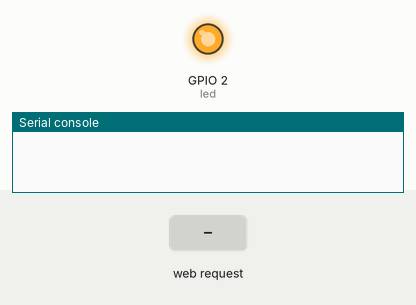
A program run on a simulated ESP8266 board running MicroPython. Shown: output pins drawn as LEDs (lit = HIGH, except the on-board LED, lit = LOW), the last lines printed to the serial console. The test bench sets the inputs (shaded band). WiFi joins after 1.5 s; values from a settings file that is not in the repository are placeholders.

Above: at 0.0 s.
At 3.7 s:
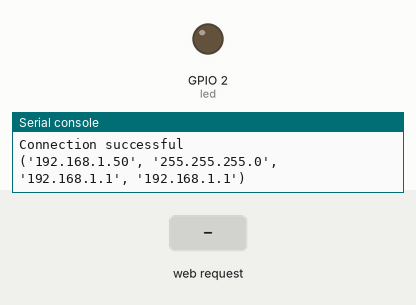
3.8 s: HTTP request GET / received
5.5 s: HTTP request GET /app.css received
7.0 s: HTTP request GET /app.js received
Timing chart, 0 to 10.0 s (numbered marks = the images above; inputs shaded):
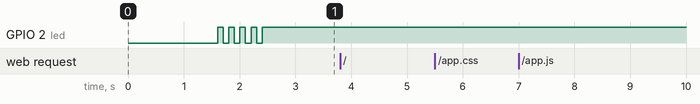

The program:

led-switcher.py
```python
try:
    import usocket as socket
except:
    import socket

from machine import Pin
import network
import re
from utime import sleep
import credentials

def parse_request(s):
    # a really tiny (and bad) request parser
    print(s)
    m = re.match(r'^(GET|POST) (\S+) HTTP', s.decode())
    [method, path, params] = [None, None, {}]
    if m is not None:
        try:
            method = m.group(1)
            body = m.group(2)
            spl = body.split('?')
            if len(spl) == 1:
                path = spl[0]
                params = {}
            else:
                [path, params] = spl
                params = params.split('&')
                params =  dict(map(lambda v: (v[0],v[1]), (map(lambda s: s.split('='), params))))
        except:
            print("Can't parse {}".format(s))
            pass
        return [method, path, params]

def do_work():
    sleep(.5)

station = network.WLAN(network.STA_IF)

station.active(True)
station.connect(credentials.ssid, credentials.password)

while station.isconnected() == False:
    pass

print('Connection successful')
print(station.ifconfig())

led = Pin(2, Pin.OUT)
for i in range(5):
    led.value(0)
    sleep(0.1)
    led.value(1)
    sleep(0.1)

app_css = open("app.css", 'r').read()
app_js = open("app.js", 'r').read()
index_html = open("index.html", 'r').read()

s = socket.socket(socket.AF_INET, socket.SOCK_STREAM)
s.setblocking(0)    # all non-blocking so we can do other work
s.bind(('', 80))
s.listen(5)

while True:
    try:
        conn, addr = s.accept()
    except OSError as e:
        do_work()
        continue
    print('Connection from %s' % str(addr))
    request = None
    while request is None:
        try:
            request = conn.recv(1024)
        except OSError as e:
            do_work()
            request = None
    [method, path, params] = parse_request(request)
    print([method, path, params])
    if method == "GET" and path == "/":
        response = index_html
        conn.send('HTTP/1.1 200 OK\n')
        conn.send('Content-Type: text/html\n')
    elif method == "GET" and path == "/app.css":
        response = app_css
        conn.send('HTTP/1.1 200 OK\n')
        conn.send('Content-Type: text/css\n')
    elif method == "GET" and path == "/app.js":
        response = app_js
        conn.send('HTTP/1.1 200 OK\n')
        conn.send('Content-Type: application/javascript\n')
    elif method == "GET" and path == "/set":
        status = params.get("led")
        if status is not None:
            if status == 'on':
                led.value(0)
            elif status == 'off':
                led.value(1)
            else:
                print("I don't understand led={}".format(status))
        response = status
        conn.send('HTTP/1.1 200 OK\n')
        conn.send('Content-Type: "text/plain')
    else:
        response = ""
        conn.send('HTTP/1.1 404 Not Found\n')
        conn.send('Content-Type: text/html\n')
    conn.send('Connection: close\n\n')
    i=0
    l = len(response)
    while i<l:
        try:
            sent = conn.send(response[i:(i+256)])
        except OSError as e:
            continue
        print(sent)
        i += sent
    conn.close()
```
